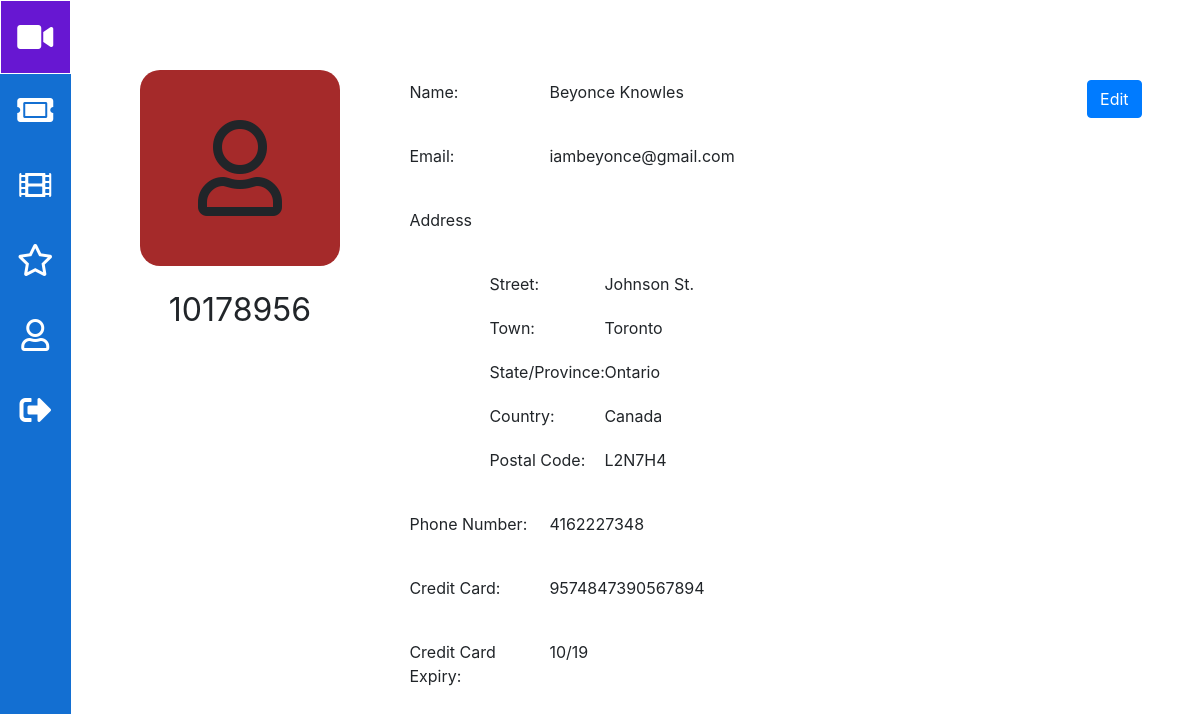
The page /profile (signed in) on the database its author committed.
### tables this page shows
CREATE TABLE Customer
(
  account_number INT NOT NULL,
  password VARCHAR(20) NOT NULL,
  firstname VARCHAR(50) NOT NULL,
  lastname VARCHAR(50) NOT NULL,
  street VARCHAR(50) NOT NULL,
  town VARCHAR(50) NOT NULL,
  postalcode VARCHAR(50) NOT NULL,
  province VARCHAR(50) NOT NULL,
  country VARCHAR(50) NOT NULL,
  phone_number NUMERIC NOT NULL,
  email_address VARCHAR(50) NOT NULL,
  cc_number BIGINT NOT NULL,
  cc_expiry_date VARCHAR(50) NOT NULL,
  role INT NOT NULL,
  id INT NOT NULL AUTO_INCREMENT,
  PRIMARY KEY (id),
  UNIQUE (account_number),
  UNIQUE (email_address));

### profile/index.php (the view, shortened to what this page needs)
<?php
  include '../components/sql-connect.php';
  $customer = "";
  $member_account_number = -1;
  $member_edit = false;
  $get_customer = "SELECT id, account_number, password, firstname, lastname, street, town, postalcode, province, country, phone_number, email_address, cc_number, cc_expiry_date FROM customer WHERE account_number=" . ($member_account_number >= 0 ? $member_account_number : $_SESSION['account_number']);
  $result = $conn->query($get_customer);
  if ($result->num_rows > 0) {
    while($row = $result->fetch_assoc()) {
      $customer = $row;
    }
  }
?>
<!DOCTYPE html>
<html>
  <head>
    <link rel="stylesheet" type="text/css" media="screen" href="profile.css" />
    <?php include '../components/head-contents.php'; ?>
  </head>
  <body>
    <?php include '../components/side-menu.php'; ?>
    <main class="profile-content">
      <div class="profile-picture-section">
        <div class="profile-default-image"><i class="far fa-user" id="profile-image" title="Profile"></i></div>
        <div class="profile-account-number"><?php echo ($member_edit ? 'Edit Profile' : $customer["account_number"]); ?></div>
      </div>
      <div class="profile-info-section">
        <?php
          if (!$member_edit) {
        ?>
        <div class="profile-info-name">
          <div class="profile-info-name-badge">Name:</div>
          <div class="profile-info-name-field"><?php echo $customer["firstname"] . " " . $customer["lastname"]; ?></div>
        </div>
        <div class="profile-info-email">
          <div class="profile-info-email-badge">Email:</div>
          <div class="profile-info-email-field"><?php echo $customer["email_address"]; ?></div>
        </div>
        <div class="profile-info-address">Address</div>
        <div class="profile-info-address-indent">
          <div class="flex-display">
            <div class="profile-info-address-badge">Street:</div>
            <div class="profile-info-address-indent-field"><?php echo $customer["street"]; ?></div>
          </div>
          <div class="flex-display">
            <div class="profile-info-address-badge">Town:</div>
            <div class="profile-info-address-indent-field"><?php echo $customer["town"]; ?></div>
          </div>
          <div class="flex-display">
            <div class="profile-info-address-badge">State/Province:</div>
            <div class="profile-info-address-indent-field"><?php echo $customer["province"]; ?></div>
          </div>
          <div class="flex-display">
            <div class="profile-info-address-badge">Country:</div>
            <div class="profile-info-address-indent-field"><?php echo $customer["country"]; ?></div>
          </div>
          <div class="flex-display">
            <div class="profile-info-address-badge">Postal Code:</div>
            <div class="profile-info-address-indent-field"><?php echo $customer["postalcode"]; ?></div>
          </div>
        </div>
        <div class="profile-info-phone">
          <div class="profile-info-phone-badge">Phone Number:</div>
          <div class="profile-info-phone-field"><?php echo $customer["phone_number"]; ?></div>
        </div>
        <div class="profile-info-credit-card">
          <div class="profile-info-credit-card-badge">Credit Card:</div>
          <div class="profile-info-credit-card-field"><?php echo $customer["cc_number"]; ?></div>
        </div>
        <div class="profile-info-credit-card-expiry">
          <div class="profile-info-credit-card-expiry-badge">Credit Card Expiry:</div>
          <div class="profile-info-credit-card-expiry-field"><?php echo $customer["cc_expiry_date"]; ?></div>
        </div>
        <?php } ?>
      </div>
      <div class="profile-edit-section">
        <?php
          if ($_SESSION["account_number"] == $customer["account_number"] && !$member_edit) {
        ?>
          <a id="profile-edit-button" class="btn btn-primary" href="/CISC332/profile/?edit=true" role="button">Edit</a>
        <?php
          }
        ?>
      </div>
    </main>
  </body>
</html>

### profile/profile.css (style rules this page uses)
body { display: flex; margin: 0px; }
.profile-content { display: grid; grid-template-columns: 30% 60% 10%; grid-template-areas: "profile-picture-section profile-info-section profile-edit-section"; height: 100vh; width: 100%; }
.profile-picture-section { grid-area: profile-picture-section; padding: 20px; text-align: center; }
.profile-info-section { grid-area: profile-info-section; }
.profile-edit-section { grid-area: profile-edit-section; width: 100%; }
.profile-default-image { width: 100%; max-width: 200px; margin: 50px auto 0; background-color: brown; padding-top: 50px; padding-bottom: 50px; border-radius: 20px; }
.profile-account-number { font-size: 2em; margin-top: 20px; }
#profile-image { font-size: 6em; margin: 0 auto; }
.profile-info-name { display: flex; width: 100%; margin-top: 80px; }
.profile-info-name-badge { width: 140px; }
.profile-info-email { display: flex; width: 100%; margin-top: 40px; }
.profile-info-email-badge { width: 140px; }
.profile-info-address { display: flex; width: 100%; margin-top: 40px; }
.profile-info-address-badge { width: 115px; margin-top: 20px; }
.profile-info-address-indent { width: 100%; margin-top: 20px; margin-left: 80px; }
.profile-info-address-indent-field { margin-top: 20px; }
.profile-info-phone { display: flex; width: 100%; margin-top: 40px; }
.profile-info-phone-badge { width: 140px; }
.profile-info-credit-card { display: flex; width: 100%; margin-top: 40px; }
.profile-info-credit-card-badge { width: 140px; }
.profile-info-credit-card-expiry { display: flex; width: 100%; margin-top: 40px; }
.profile-info-credit-card-expiry-badge { width: 140px; }
#profile-edit-button { margin: 80px auto 0; color: white; }
.flex-display { display: flex; }

### rows shown on the page
customer: account_number "10178956", firstname "Beyonce", lastname "Knowles", email_address "iambeyonce@gmail.com", street "Johnson St.", town "Toronto", province "Ontario", country "Canada", postalcode "L2N7H4", phone_number "4162227348", cc_number "9574847390567894", cc_expiry_date "10/19"
